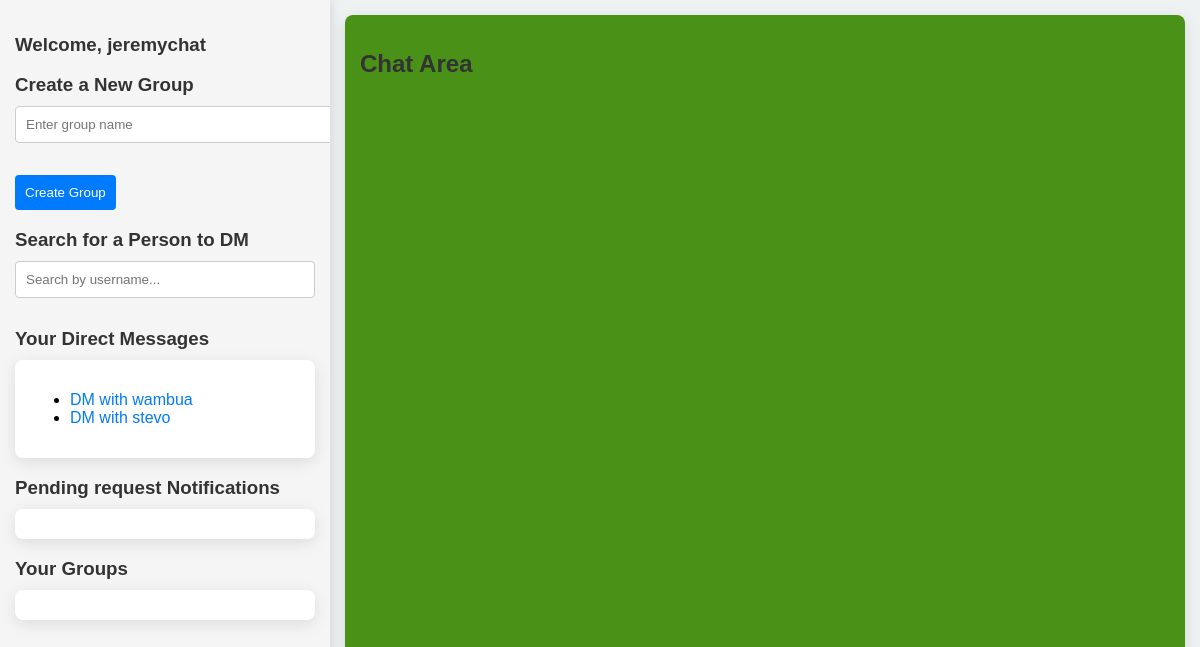
Page /chat/home/ (signed in) on the earlier database version.
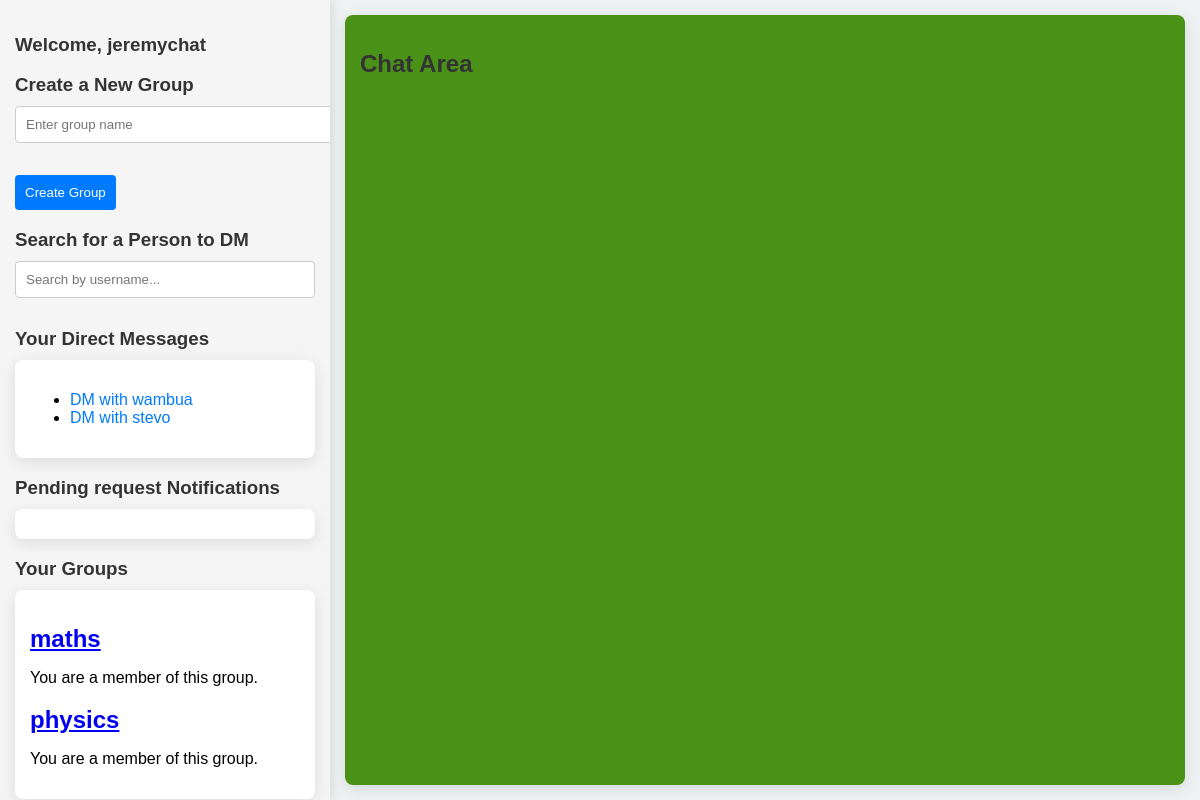
Same page on the later database version.
### mainapp/models.py (models this page shows, shortened)
class CustomUser(AbstractUser):
    CATEGORY_CHOICES = [
        ('student', 'student'),
        ('mentor', 'mentor'),
    ]
    category = models.CharField(max_length=10, choices=CATEGORY_CHOICES)
    last_active = models.DateTimeField(null=True, blank=True)
    def __str__(self):
        return f"{self.username} ({self.get_category_display()})" #allows displaying the human readable label for the category instead of the database value

class Group(models.Model):
    JOIN_POLICY_CHOICES = [
        ('open', 'Open to All'),
        ('approval', 'Admin Approval Required'),
    ]
    name = models.CharField(max_length=255)
    members = models.ManyToManyField(
        settings.AUTH_USER_MODEL,
        through=GroupMembership,
        through_fields=('group', 'user'),  # Specify the foreign keys used in the GroupMembership model
        related_name='group_members'  # Change this to avoid clash
    )
    admins = models.ManyToManyField(settings.AUTH_USER_MODEL, related_name= 'administered_groups')#admins will have privilages
    join_policy = models.CharField(
        max_length=20,
        choices=JOIN_POLICY_CHOICES,
        default='open'
    )
    def __str__(self):
        return self.name

### mainapp/views.py (the view)
# urls.py: path("home/", views.home_view, name='home'),
@login_required
def home_view(request, group_name=None):
    user = request.user
    notifications = JoinRequest.objects.filter(status='pending')
    dms_as_sender = Message.objects.filter(sender=user, recipient__isnull=False)
    dms_as_recipient = Message.objects.filter(recipient=user, sender__isnull=False)
    all_dms = chain(dms_as_sender, dms_as_recipient)
    unique_dm_users = {dm.sender if dm.recipient == user else dm.recipient for dm in all_dms}
    unique_dm_users = [u for u in unique_dm_users if u.username]
    groups = Group.objects.prefetch_related('group_memberships__user').all()
    context = {
        'unique_dm_users': unique_dm_users,
        'notifications': notifications,
        'groups': groups,
    }
    print("Context data:", context)
    return render(request, 'mainapp/home.html', context)

### mainapp/templates/mainapp/home.html (shortened to what this page needs)
<!DOCTYPE html>
<html lang="en">
<head>
</head>
<body>
    <div class="main-container">
        <div class="left-section">
            <h3>Welcome, {{ request.user.username }}</h3>
            <div class="container">
                <div class="create-group">
                    <h3>Create a New Group</h3>
                    <form method="POST" action="{% url 'create_group' %}">
                        <input type="text" name="group_name" placeholder="Enter group name" required>
                        <button type="submit">Create Group</button>
                    </form>
                </div>
            </div>
            <div class="container search-users">
                <h3>Search for a Person to DM</h3>
                <input type="search" id="user-search" placeholder="Search by username..." onkeyup="searchUser()">
            </div>
            <div class="container">
                <h3>Your Direct Messages</h3>
                <div class="card">
                    <ul id="dm-list">
                        {% for user in unique_dm_users %}
                            {% if user.username %}
                            <li><a href="{% url 'homedm' user.username %}" class="dm-link" data-username="{{ user.username }}">DM with {{ user.username }}</a></li>
                            {% else %}
                            <h3>no username</h3>
                            {%endif%}
                        {% endfor %}
                    </ul>
                </div>
            </div>
             <div class="container">
                <h3>Pending request Notifications</h3>
                <div class="card">
                </div>
             </div>
            <div class="container">
                <h3>Your Groups</h3>
                <div class="card">
                    {% for group in groups %}
                        <h2><a href="{% url 'group_chat' group.name %}" class="group-link" data-username="{{group.name}}" data-id="{{ group.id }}">{{ group.name }}</a></h2>
                        {% if request.user in group.members.all %}
                            <p>You are a member of this group.</p>
                        {% elif group.join_policy == 'open' %}
                            <a href="{% url 'join_group' group.name %}">Join Group</a>
                        {% elif group.join_policy == 'approval' %}
                            <a href="#" data-id="{{group.id}}" class="join-request">Request to Join</a>
                        {% endif %}
                    {% endfor %}
                </div>
            </div>
        </div>
        <div class="right-section">
            <div class="chat-box">
                <h2>{% if receiver %}Chat with {{ receiver.username }}{% else %}Chat Area{% endif %}</h2>
            </div>
        </div>
    </div>
</body>
</html>

Differences in the rows shown:
added Group: name "maths", shows "You are a member of this group."
added Group: name "physics", shows "You are a member of this group."
